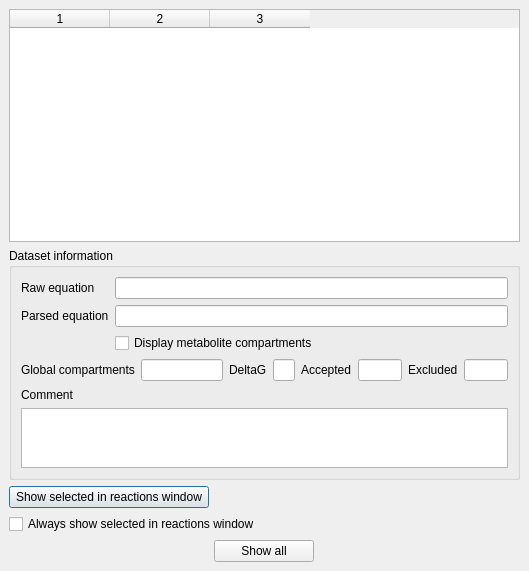
<ui version="4.0" >
 <class>BrowseDatasetsClass</class>
 <widget class="QDialog" name="BrowseDatasetsClass" >
  <property name="geometry" >
   <rect>
    <x>0</x>
    <y>0</y>
    <width>529</width>
    <height>571</height>
   </rect>
  </property>
  <property name="windowTitle" >
   <string>Browse datasets</string>
  </property>
  <layout class="QVBoxLayout" >
   <property name="spacing" >
    <number>6</number>
   </property>
   <property name="leftMargin" >
    <number>9</number>
   </property>
   <property name="topMargin" >
    <number>9</number>
   </property>
   <property name="rightMargin" >
    <number>9</number>
   </property>
   <property name="bottomMargin" >
    <number>9</number>
   </property>
   <item>
    <layout class="QVBoxLayout" >
     <property name="spacing" >
      <number>6</number>
     </property>
     <property name="leftMargin" >
      <number>0</number>
     </property>
     <property name="topMargin" >
      <number>0</number>
     </property>
     <property name="rightMargin" >
      <number>0</number>
     </property>
     <property name="bottomMargin" >
      <number>0</number>
     </property>
     <item>
      <widget class="QTableWidget" name="tableWidget" >
       <property name="columnCount" >
        <number>3</number>
       </property>
       <column/>
       <column/>
       <column/>
      </widget>
     </item>
    </layout>
   </item>
   <item>
    <layout class="QVBoxLayout" >
     <property name="spacing" >
      <number>6</number>
     </property>
     <property name="leftMargin" >
      <number>0</number>
     </property>
     <property name="topMargin" >
      <number>0</number>
     </property>
     <property name="rightMargin" >
      <number>0</number>
     </property>
     <property name="bottomMargin" >
      <number>0</number>
     </property>
     <item>
      <widget class="QGroupBox" name="groupBox" >
       <property name="title" >
        <string>Dataset information</string>
       </property>
       <layout class="QVBoxLayout" >
        <property name="spacing" >
         <number>6</number>
        </property>
        <property name="leftMargin" >
         <number>9</number>
        </property>
        <property name="topMargin" >
         <number>9</number>
        </property>
        <property name="rightMargin" >
         <number>9</number>
        </property>
        <property name="bottomMargin" >
         <number>9</number>
        </property>
        <item>
         <layout class="QGridLayout" >
          <property name="leftMargin" >
           <number>0</number>
          </property>
          <property name="topMargin" >
           <number>0</number>
          </property>
          <property name="rightMargin" >
           <number>0</number>
          </property>
          <property name="bottomMargin" >
           <number>0</number>
          </property>
          <property name="horizontalSpacing" >
           <number>6</number>
          </property>
          <property name="verticalSpacing" >
           <number>6</number>
          </property>
          <item row="0" column="0" >
           <widget class="QLabel" name="label" >
            <property name="text" >
             <string>Raw equation</string>
            </property>
           </widget>
          </item>
          <item row="0" column="1" >
           <widget class="QLineEdit" name="lineEdit" />
          </item>
          <item row="1" column="0" >
           <widget class="QLabel" name="label_2" >
            <property name="text" >
             <string>Parsed equation</string>
            </property>
           </widget>
          </item>
          <item row="1" column="1" >
           <widget class="QLineEdit" name="lineEdit_2" />
          </item>
          <item row="2" column="1" >
           <widget class="QCheckBox" name="checkBox_2" >
            <property name="text" >
             <string>Display metabolite compartments</string>
            </property>
           </widget>
          </item>
         </layout>
        </item>
        <item>
         <layout class="QGridLayout" >
          <property name="leftMargin" >
           <number>0</number>
          </property>
          <property name="topMargin" >
           <number>0</number>
          </property>
          <property name="rightMargin" >
           <number>0</number>
          </property>
          <property name="bottomMargin" >
           <number>0</number>
          </property>
          <property name="horizontalSpacing" >
           <number>6</number>
          </property>
          <property name="verticalSpacing" >
           <number>6</number>
          </property>
          <item row="0" column="0" >
           <widget class="QLabel" name="label_3" >
            <property name="text" >
             <string>Global compartments</string>
            </property>
           </widget>
          </item>
          <item row="0" column="2" >
           <widget class="QLabel" name="label_4" >
            <property name="text" >
             <string>DeltaG</string>
            </property>
           </widget>
          </item>
          <item row="0" column="1" >
           <widget class="QLineEdit" name="lineEdit_3" />
          </item>
          <item row="0" column="3" >
           <widget class="QLineEdit" name="lineEdit_4" >
            <property name="maximumSize" >
             <size>
              <width>30</width>
              <height>16777215</height>
             </size>
            </property>
           </widget>
          </item>
          <item row="0" column="4" >
           <widget class="QLabel" name="label_6" >
            <property name="text" >
             <string>Accepted</string>
            </property>
           </widget>
          </item>
          <item row="0" column="5" >
           <widget class="QLineEdit" name="lineEdit_5" >
            <property name="maximumSize" >
             <size>
              <width>70</width>
              <height>16777215</height>
             </size>
            </property>
           </widget>
          </item>
          <item row="0" column="6" >
           <widget class="QLabel" name="label_7" >
            <property name="text" >
             <string>Excluded</string>
            </property>
           </widget>
          </item>
          <item row="0" column="7" >
           <widget class="QLineEdit" name="lineEdit_6" >
            <property name="maximumSize" >
             <size>
              <width>70</width>
              <height>16777215</height>
             </size>
            </property>
           </widget>
          </item>
         </layout>
        </item>
        <item>
         <layout class="QVBoxLayout" >
          <property name="spacing" >
           <number>6</number>
          </property>
          <property name="leftMargin" >
           <number>0</number>
          </property>
          <property name="topMargin" >
           <number>0</number>
          </property>
          <property name="rightMargin" >
           <number>0</number>
          </property>
          <property name="bottomMargin" >
           <number>0</number>
          </property>
          <item>
           <widget class="QLabel" name="label_5" >
            <property name="text" >
             <string>Comment</string>
            </property>
           </widget>
          </item>
          <item>
           <widget class="QTextBrowser" name="textBrowser" >
            <property name="maximumSize" >
             <size>
              <width>16777215</width>
              <height>60</height>
             </size>
            </property>
            <property name="baseSize" >
             <size>
              <width>0</width>
              <height>60</height>
             </size>
            </property>
           </widget>
          </item>
         </layout>
        </item>
       </layout>
      </widget>
     </item>
    </layout>
   </item>
   <item>
    <layout class="QVBoxLayout" >
     <property name="spacing" >
      <number>6</number>
     </property>
     <property name="leftMargin" >
      <number>0</number>
     </property>
     <property name="topMargin" >
      <number>0</number>
     </property>
     <property name="rightMargin" >
      <number>0</number>
     </property>
     <property name="bottomMargin" >
      <number>0</number>
     </property>
     <item>
      <widget class="QPushButton" name="pushButton_2" >
       <property name="maximumSize" >
        <size>
         <width>200</width>
         <height>150</height>
        </size>
       </property>
       <property name="text" >
        <string>Show selected in reactions window</string>
       </property>
      </widget>
     </item>
     <item>
      <widget class="QCheckBox" name="checkBox" >
       <property name="text" >
        <string>Always show selected in reactions window</string>
       </property>
      </widget>
     </item>
    </layout>
   </item>
   <item>
    <layout class="QHBoxLayout" >
     <property name="spacing" >
      <number>6</number>
     </property>
     <property name="leftMargin" >
      <number>0</number>
     </property>
     <property name="topMargin" >
      <number>0</number>
     </property>
     <property name="rightMargin" >
      <number>0</number>
     </property>
     <property name="bottomMargin" >
      <number>0</number>
     </property>
     <item>
      <widget class="QPushButton" name="pushButton" >
       <property name="maximumSize" >
        <size>
         <width>100</width>
         <height>200</height>
        </size>
       </property>
       <property name="text" >
        <string>Show all</string>
       </property>
      </widget>
     </item>
    </layout>
   </item>
  </layout>
 </widget>
 <layoutdefault spacing="6" margin="11" />
 <resources/>
 <connections/>
</ui>
